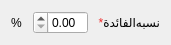
   <widget class="QWidget" name="horizontalLayoutWidget_8">
    <property name="geometry">
     <rect>
      <x>140</x>
      <y>20</y>
      <width>171</width>
      <height>31</height>
     </rect>
    </property>
    <layout class="QHBoxLayout" name="horizontalLayout_11">
     <item>
      <widget class="QLabel" name="label_17">
       <property name="maximumSize">
        <size>
         <width>16</width>
         <height>16777215</height>
        </size>
       </property>
       <property name="layoutDirection">
        <enum>Qt::RightToLeft</enum>
       </property>
       <property name="text">
        <string>%</string>
       </property>
       <property name="scaledContents">
        <bool>false</bool>
       </property>
       <property name="margin">
        <number>0</number>
       </property>
       <property name="indent">
        <number>-1</number>
       </property>
      </widget>
     </item>
     <item>
      <widget class="QDoubleSpinBox" name="QDubleSpiner_interestRate">
       <property name="maximumSize">
        <size>
         <width>55</width>
         <height>16777215</height>
        </size>
       </property>
       <property name="layoutDirection">
        <enum>Qt::RightToLeft</enum>
       </property>
       <property name="styleSheet">
        <string notr="true"/>
       </property>
       <property name="minimum">
        <double>0.000000000000000</double>
       </property>
       <property name="maximum">
        <double>100.000000000000000</double>
       </property>
       <property name="value">
        <double>0.000000000000000</double>
       </property>
      </widget>
     </item>
     <item>
      <widget class="QLabel" name="label_18">
       <property name="maximumSize">
        <size>
         <width>107</width>
         <height>16777215</height>
        </size>
       </property>
       <property name="layoutDirection">
        <enum>Qt::RightToLeft</enum>
       </property>
       <property name="text">
        <string>&lt;html&gt;&lt;head/&gt;&lt;body&gt;&lt;p align=&quot;right&quot;&gt;&lt;span style=&quot; color:#ef2929;&quot;&gt;*&lt;/span&gt;&lt;span style=&quot; color:#000000;&quot;&gt;نسبه&lt;/span&gt;&lt;span style=&quot; color:#ef2929;&quot;/&gt;الفائدة&lt;/p&gt;&lt;/body&gt;&lt;/html&gt;</string>
       </property>
       <property name="scaledContents">
        <bool>false</bool>
       </property>
       <property name="margin">
        <number>0</number>
       </property>
       <property name="indent">
        <number>-1</number>
       </property>
      </widget>
     </item>
    </layout>
   </widget>
